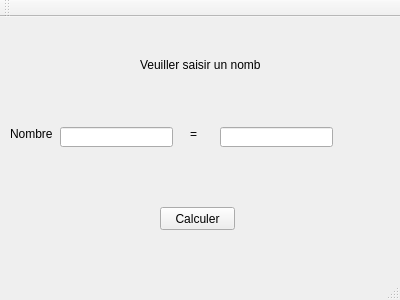
<?xml version="1.0" encoding="UTF-8"?>
<ui version="4.0">
 <class>Nbmois</class>
 <widget class="QMainWindow" name="Nbmois">
  <property name="geometry">
   <rect>
    <x>0</x>
    <y>0</y>
    <width>400</width>
    <height>300</height>
   </rect>
  </property>
  <property name="windowTitle">
   <string>Nbmois</string>
  </property>
  <widget class="QWidget" name="centralWidget">
   <widget class="QPushButton" name="pbCalculer">
    <property name="geometry">
     <rect>
      <x>160</x>
      <y>190</y>
      <width>75</width>
      <height>23</height>
     </rect>
    </property>
    <property name="text">
     <string>Calculer</string>
    </property>
   </widget>
   <widget class="QLineEdit" name="lENb">
    <property name="geometry">
     <rect>
      <x>60</x>
      <y>110</y>
      <width>113</width>
      <height>20</height>
     </rect>
    </property>
   </widget>
   <widget class="QLineEdit" name="lEMois">
    <property name="geometry">
     <rect>
      <x>220</x>
      <y>110</y>
      <width>113</width>
      <height>20</height>
     </rect>
    </property>
   </widget>
   <widget class="QLabel" name="lInformation">
    <property name="geometry">
     <rect>
      <x>140</x>
      <y>40</y>
      <width>121</width>
      <height>16</height>
     </rect>
    </property>
    <property name="text">
     <string>Veuiller saisir un nombre</string>
    </property>
   </widget>
   <widget class="QLabel" name="lNb">
    <property name="geometry">
     <rect>
      <x>10</x>
      <y>110</y>
      <width>46</width>
      <height>13</height>
     </rect>
    </property>
    <property name="text">
     <string>Nombre : </string>
    </property>
   </widget>
   <widget class="QLabel" name="lEgal">
    <property name="geometry">
     <rect>
      <x>190</x>
      <y>110</y>
      <width>46</width>
      <height>13</height>
     </rect>
    </property>
    <property name="text">
     <string>=</string>
    </property>
   </widget>
  </widget>
  <widget class="QMenuBar" name="menuBar">
   <property name="geometry">
    <rect>
     <x>0</x>
     <y>0</y>
     <width>400</width>
     <height>20</height>
    </rect>
   </property>
  </widget>
  <widget class="QToolBar" name="mainToolBar">
   <attribute name="toolBarArea">
    <enum>TopToolBarArea</enum>
   </attribute>
   <attribute name="toolBarBreak">
    <bool>false</bool>
   </attribute>
  </widget>
  <widget class="QStatusBar" name="statusBar"/>
 </widget>
 <layoutdefault spacing="6" margin="11"/>
 <resources/>
 <connections/>
</ui>
